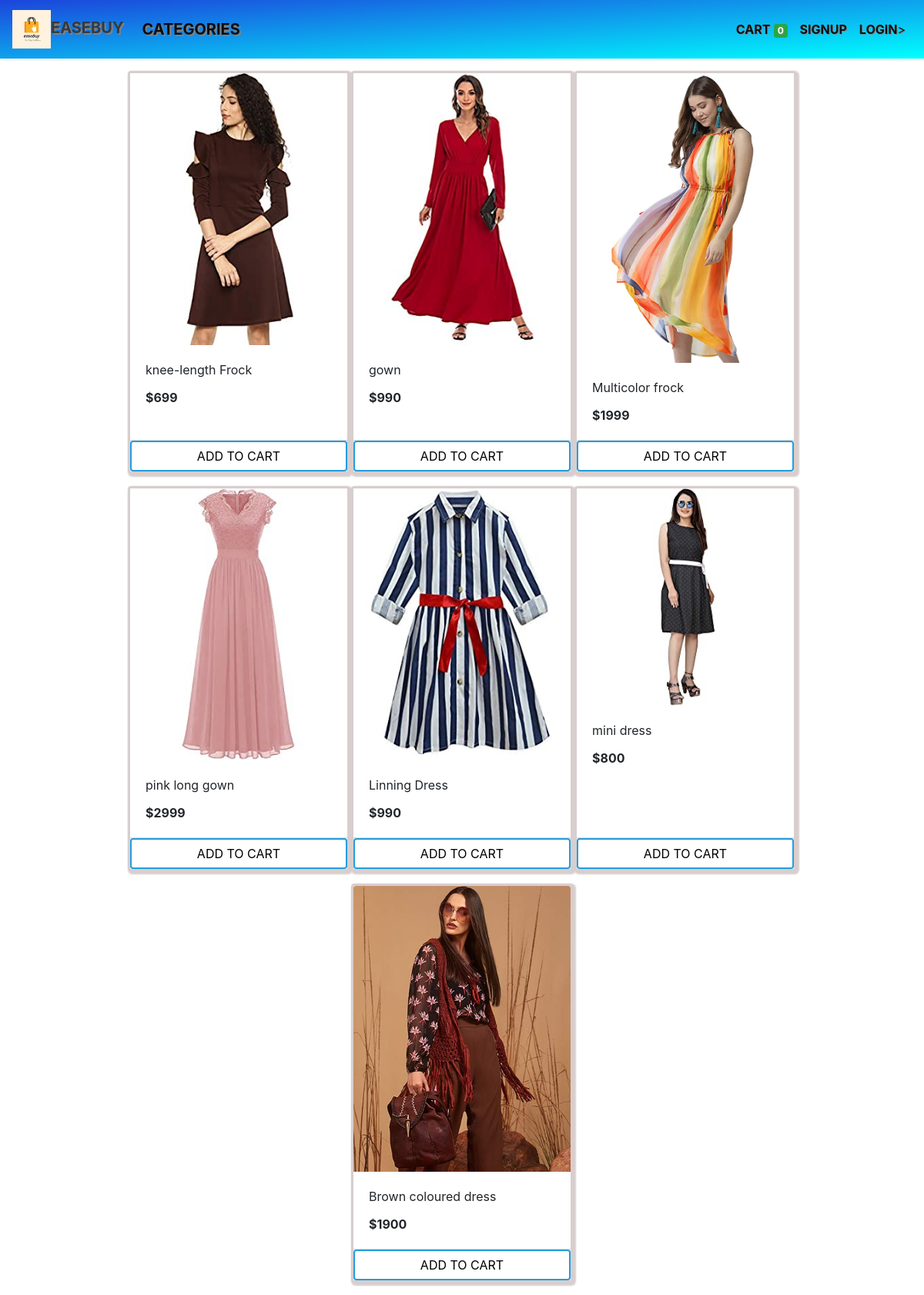
Screenshot of /store?category=22 with the database file from the repository.
### store/models/product.py (models this page shows, shortened)
class Products(models.Model):
    name = models.CharField(max_length=60)
    price= models.IntegerField(default=0)
    category= models.ForeignKey(Category,on_delete=models.CASCADE,default=1 )
    description= models.CharField(max_length=250, default='', blank=True, null= True)
    image= models.ImageField(upload_to='uploads/products/')
    @staticmethod
    def get_all_products_by_categoryid(category_id):
        if category_id:
            return Products.objects.filter (category=category_id)
        else:
            return Products.get_all_products();

### store/views/home.py (the view)
# urls.py: path('' , include('store.urls'))
def store(request):
    cart = request.session.get('cart')
    if not cart:
        request.session['cart'] = {}
    products = None
    categories = Category.get_all_categories()
    categoryID = request.GET.get('category')
    if categoryID:
        products = Products.get_all_products_by_categoryid(categoryID)
    else:
        products = Products.get_all_products();
    data = {}
    data['products'] = products
    data['categories'] = categories
    print('you are : ', request.session.get('email'))
    return render(request, 'index.html', data)

### store/models/category.py (called while the page is built)
    @staticmethod
    def get_all_categories():
        return Category.objects.all()

### store/templatetags/cart.py (called while the page is built)
@register.filter (name='is_in_cart')
def is_in_cart(product, cart):
    keys = cart.keys ()
    for id in keys:
        if int (id) == product.id:
            return True
    return False;

### store/templatetags/custom_filter.py (called while the page is built)
@register.filter(name='currency')
def currency(number):
    return "$"+str(number)

### store/templates/index.html (shortened to what this page needs)
{% extends 'base.html' %}
{% block content %}
{% load cart %}
{% load custom_filter %}
<div class="container-fluid mt-3">
	<div class="row">
		<div id='products' class="col-lg-9 mx-auto">
			<div class="row mx-auto">
				{% for product in products %}
				<div class="card mx-auto mb-3" id={{product.id}} style="width: 18rem;border: 3px solid #d8cece; box-shadow: 2px 2px 2px 2px #d8cece;">
					<img class="card-img-top" src="{{product.image.url}}" alt="Card image cap">
					<div class="card-body">
						<p class="card-title">{{product.name}}</p>
						<p class="card-text"><b>{{product.price|currency}}</b></p>
					</div>
					<div class="card-footer p-0 no-gutters">
						{% if product|is_in_cart:request.session.cart %}
						<div class="row no-gutters">
							<form action="/#{{product.id}}" class="col-2 " method="post">
								{% csrf_token %}
								<input hidden type="text" name='product' value='{{product.id}}'>
								<input hidden type="text" name='remove' value='True'>
								<button class="btn btn-block btn-success border-right plus" type="submit">-</button>
							</form>
							<div  class="text-center col btn btn-success plus">{{product|cart_quantity:request.session.cart}}</div>
							<form action="/#{{product.id}}" class="col-2 " method="post">
								{% csrf_token %}
								<input hidden type="text" name='product' value='{{product.id}}'>
								<button class="btn btn-block btn-success border-left plus plusone"   type="submit">+</button>
							</form>
						</div>
						{% else %}
						<form action="/#{{product.id}}" method="POST" class="btn-block">
								<button type="submit"  class="float-right btn btn-success form-control plus" >ADD TO CART</button>
						</form>
						{% endif %}
					</div>
				</div>
				{% endfor %}
			</div>
		</div>
	</div>
</div>
{% endblock %}

### store/templates/base.html (style rules this page uses)
.plus { background-color: #259dde; border: none; color: white; text-align: center; text-decoration: none; display: inline-block; font-size: 16px; transition-duration: 0.4s; cursor: pointer; background-color: white; color: black; border: 2px solid #259dde; }

### rows the page displays
Products: image (picture), name "knee-length Frock", price "$699"
Products: image (picture), name "gown", price "$990"
Products: image (picture), name "Multicolor frock", price "$1999"
Products: image (picture), name "pink long gown", price "$2999"
Products: image (picture), name "Linning Dress", price "$990"
Products: image (picture), name "mini dress", price "$800"
Products: image (picture), name "Brown coloured dress", price "$1900"

### other values shown
{{ request.session.cart.keys|length }} "0"
